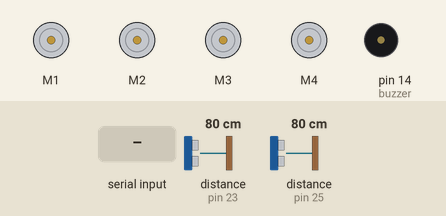
Bench run of a sketch on a simulated Arduino Mega 2560, built with avr-gcc and run on an emulated ATmega2560. Parts: 4 × DC motor (green arrow = forward, orange = backward, longer = faster), buzzer (waves = sounding, pin HIGH). Wiring (inferred from the names in the program): 2 × ultrasonic range finder: trigger pin 22, echo pin 23 / trigger pin 24, echo pin 25. Inputs (shaded band) come from the test bench; at power-on: distance to the obstacle (sensors on pin 23, pin 25) 80 cm. The echo pulse lasts 58.3 µs per cm; pins used as bus, display or sensor lines are not drawn; what the sketch prints to the serial monitor is not drawn.

Above: at 2.7 s.
2.8 s: "u" received over the second serial link
At 3.3 s:
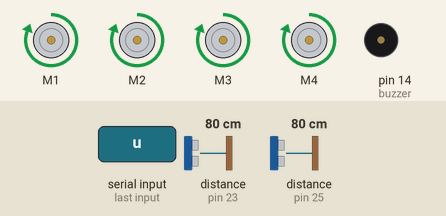
4.3 s: "d" received over the second serial link
At 5.4 s:
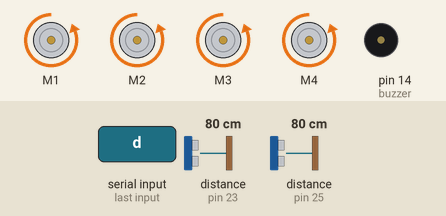
5.8 s: "r" received over the second serial link
At 6.7 s:
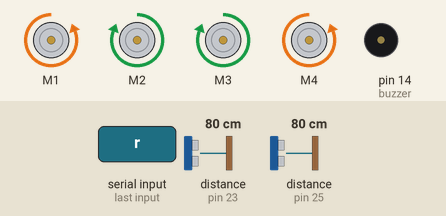
7.3 s: "l" received over the second serial link
At 8.0 s:
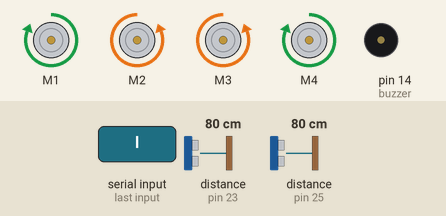
8.8 s: "n" received over the second serial link
At 10.1 s:
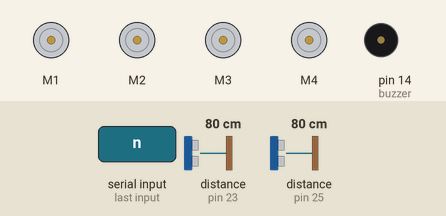
Timing chart, 0 to 11.3 s (numbered marks = the images above; inputs shaded):
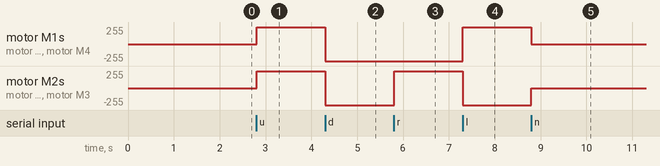

Measured:
- after the input at 2.8 s, motor M1–4: stopped → forward 255/255 at once
- after the input at 4.3 s, motor M1–4: forward 255/255 → backward 255/255 at once
- after the input at 5.8 s, motor M2, motor M3: backward 255/255 → forward 255/255 at once
- after the input at 7.3 s, motor M1, motor M4: backward 255/255 → forward 255/255 at once; motor M2, motor M3: forward 255/255 → backward 255/255 at once
- after the input at 8.8 s, motor M1, motor M4: forward 255/255 → stopped at once; motor M2, motor M3: backward 255/255 → stopped at once

The sketch:

rx_car_robot.ino
```cpp
//RX

#include <AFMotor.h>
#include <SoftwareSerial.h>

//Myserial

SoftwareSerial Myserial(10,-1); //Using -1 to disable tx pin

char msg = 'n';

//UltraSonic

  unsigned long du1;
  unsigned int di1;

  unsigned long du2;
  unsigned int di2;

  byte triq1 = 22;
  byte echo1 = 23;

  byte triq2 = 24;
  byte echo2 = 25;

//Buzzer

  byte buzzer = 14;

//DC Motor

  AF_DCMotor motor1(1,MOTOR12_64KHZ);
  AF_DCMotor motor2(2,MOTOR12_64KHZ);
  AF_DCMotor motor3(3,MOTOR12_64KHZ);
  AF_DCMotor motor4(4,MOTOR12_64KHZ);

void setup(){

  //Myserial

    Serial.begin(9600);
    Myserial.begin(9600);
    delay(1500);

  //UltraSonic1

    pinMode(echo1,INPUT);
    pinMode(triq1,OUTPUT);

  //Buzzer

    pinMode(buzzer,OUTPUT);

  //UltraSonic2

    pinMode(echo2,INPUT);
    pinMode(triq2,OUTPUT);

}

void loop(){

  digitalWrite(triq1,LOW);
  delayMicroseconds(2);
  digitalWrite(triq1,HIGH);
  delayMicroseconds(10);
  digitalWrite(triq1,LOW);
  du1=pulseIn(echo1,HIGH);
  di1 = (du1/2)*0.034 ;
  //Serial.println(di1);

  digitalWrite(triq2,LOW);
  delayMicroseconds(2);
  digitalWrite(triq2,HIGH);
  delayMicroseconds(10);
  digitalWrite(triq2,LOW);
  du2=pulseIn(echo2,HIGH);
  di2 = (du2/2)*0.034 ;
  //Serial.println(di2);

  //to read msg from cloud

  msg = Myserial.read();

  Serial.println(msg);

    switch(msg){

      case 'u':

        motor1.setSpeed(255);
        motor1.run(FORWARD);

        motor2.setSpeed(255);
        motor2.run(FORWARD);

        motor3.setSpeed(255);
        motor3.run(FORWARD);

        motor4.setSpeed(255);
        motor4.run(FORWARD);

      break;

      case'd':

        motor1.setSpeed(255);
        motor1.run(BACKWARD);

        motor2.setSpeed(255);
        motor2.run(BACKWARD);

        motor3.setSpeed(255);
        motor3.run(BACKWARD);

        motor4.setSpeed(255);
        motor4.run(BACKWARD);

      break;

      case'r':

        motor1.setSpeed(255);
        motor1.run(BACKWARD);

        motor2.setSpeed(255);
        motor2.run(FORWARD);

        motor3.setSpeed(255);
        motor3.run(FORWARD);

        motor4.setSpeed(255);
        motor4.run(BACKWARD);

      break;

      case'l':

        motor1.setSpeed(255);
        motor1.run(FORWARD);

        motor2.setSpeed(255);
        motor2.run(BACKWARD);

        motor3.setSpeed(255);
        motor3.run(BACKWARD);

        motor4.setSpeed(255);
        motor4.run(FORWARD);

      break;

      case 'n':

        motor1.setSpeed(0);
        motor1.run(RELEASE);

        motor2.setSpeed(0);
        motor2.run(RELEASE);

        motor3.setSpeed(0);
        motor3.run(RELEASE);

        motor4.setSpeed(0);
        motor4.run(RELEASE);

      break;

      case 'a':

        if(di1 < 30 && di2 < 30){

          motor1.setSpeed(250);
          motor1.run(BACKWARD);

          motor2.setSpeed(250);
          motor2.run(FORWARD);

          motor3.setSpeed(250);
          motor3.run(FORWARD);

          motor4.setSpeed(250);
          motor4.run(BACKWARD);

          tone(buzzer,600);
          delay(100);
          tone(buzzer,800);
          delay(100);

        }

        if(di1 > 30 && di2 > 30){

          motor1.setSpeed(250);
          motor1.run(FORWARD);

          motor2.setSpeed(250);
          motor2.run(FORWARD);

          motor3.setSpeed(250);
          motor3.run(FORWARD);

          motor4.setSpeed(250);
          motor4.run(FORWARD);
          noTone(buzzer);

        }

      break;
   }
}
```
